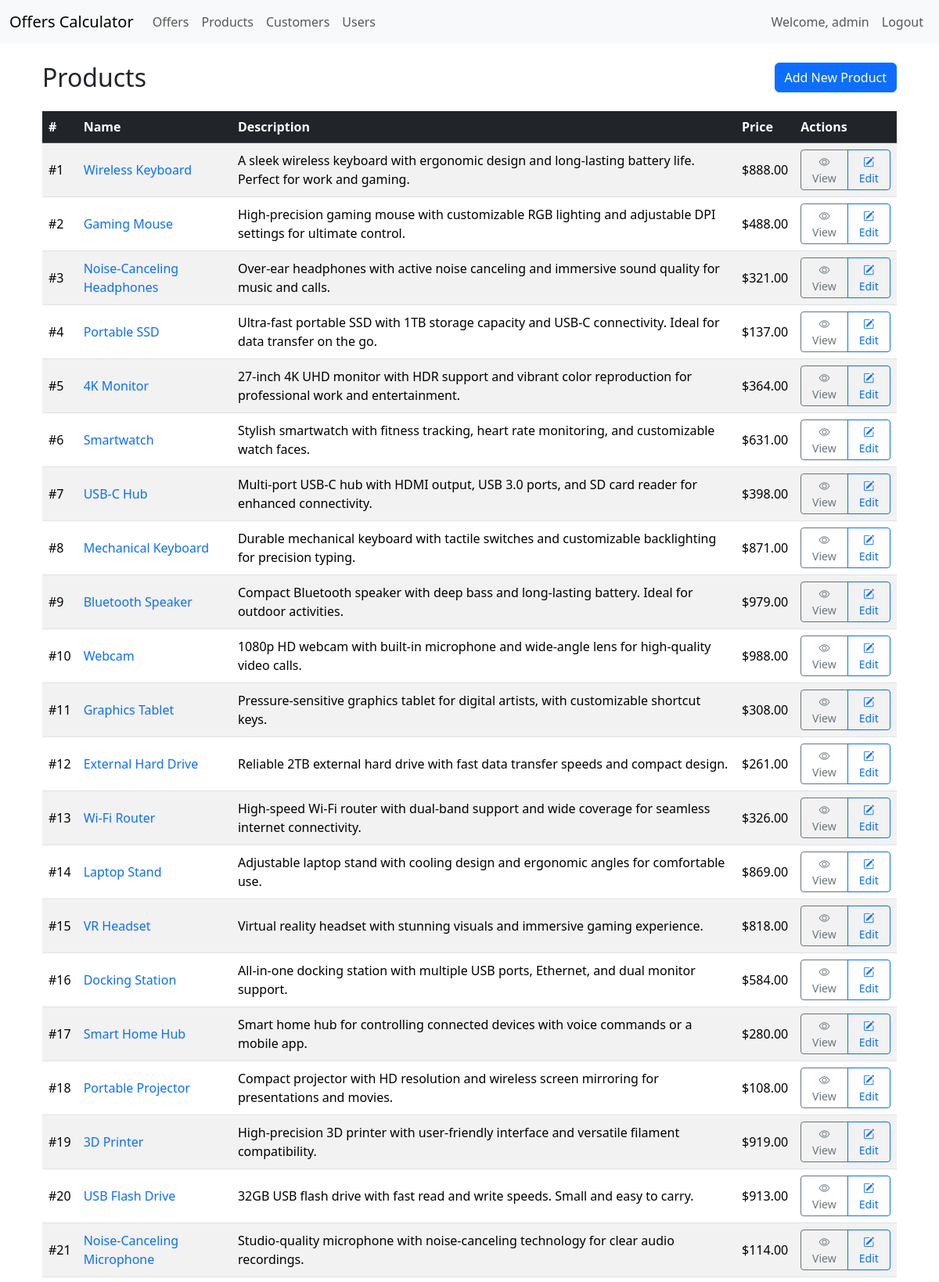
Screenshot of /products/ (signed in, upper part) with the database file from the repository.
### products/models.py (models this page shows, shortened)
class Product(models.Model):
    name = models.CharField(max_length=100)
    description = models.TextField(null=True, blank=True)
    price = models.DecimalField(max_digits=10, decimal_places=2)

### products/views.py (the view, shortened to what this page needs)
# urls.py: path('', views.product_list, name='product_list'),           # List all products
@login_required
def product_list(request):
    products = Product.objects.all()
    return render(request,
                  'products/product_list.html',
                  {'products': products})

### templates/products/product_list.html (shortened to what this page needs)
{% extends "base.html" %}
{% block content %}
<div class="container">
    <div class="row my-4 align-items-center">
        <div class="col-md-6">
            <h2 class="mb-0">Products</h2>
        </div>
        <div class="col-md-6 text-end">
            <a href="{% url 'product_create' %}" class="btn btn-primary">Add New Product</a>
        </div>
    </div>
    <div class="row">
        <div class="col">
            <table class="table table-striped table-hover align-middle">
                <thead class="table-dark">
                    <tr>
                        <th scope="col">#</th>
                        <th scope="col">Name</th>
                        <th scope="col">Description</th>
                        <th scope="col">Price</th>
                        <th scope="col">Actions</th>
                    </tr>
                </thead>
                <tbody>
                    {% for product in products %}
                    <tr>
                        <td>#{{ product.id }}</td>
                        <td><a href="{% url 'product_detail' product.id %}" class="text-decoration-none">{{ product.name }}</a></td>
                        <td>{{ product.description }}</td>
                        <td>${{ product.price }}</td>
                        <td>
                            <div class="btn-group" role="group">
                                <a href="{% url 'product_detail' product.id %}" class="btn btn-sm btn-outline-secondary">
                                    <i class="bi bi-eye"></i> View
                                </a>
                                <a href="{% url 'product_update' product.id %}" class="btn btn-sm btn-outline-primary">
                                    <i class="bi bi-pencil-square"></i> Edit
                                </a>
                            </div>
                        </td>
                    </tr>
                    {% endfor %}
                </tbody>
            </table>
        </div>
    </div>
</div>
{% endblock %}

### templates/base.html (shortened to what this page needs)
<!DOCTYPE html>
<html lang="en">
<head>
    {% load static %}
    <link href="https://cdn.jsdelivr.net/npm/bootstrap@5.3.3/dist/css/bootstrap.min.css"
          rel="stylesheet"
>
    <link href="https://cdn.jsdelivr.net/npm/bootstrap-icons/font/bootstrap-icons.css"
          rel="stylesheet">
    <link rel="stylesheet" href="{% static 'css/style.css' %}">
</head>
<body>
    <nav class="navbar navbar-expand-lg bg-body-tertiary">
        <div class="container-fluid">
            <a class="navbar-brand" href="{% url 'offer_list' %}">Offers Calculator</a>
            <div class="collapse navbar-collapse" id="navbarSupportedContent">
                <ul class="navbar-nav me-auto mb-2 mb-lg-0">
                    <li class="nav-item">
                        <a class="nav-link" href="{% url 'offer_list' %}">Offers</a>
                    </li>
                    <li class="nav-item">
                        <a class="nav-link" href="{% url 'product_list' %}">Products</a>
                    </li>
                    <li class="nav-item">
                        <a class="nav-link" href="{% url 'customer_list' %}">Customers</a>
                    </li>
                    <li class="nav-item">
                        <a class="nav-link" href="{% url 'user_list' %}">Users</a>
                    </li>
                </ul>
                <ul class="navbar-nav ms-auto">
                    {% if user.is_authenticated %}
                        <li class="nav-item">
                            <span class="nav-link">Welcome, {{ user.username }}</span>
                        </li>
                        <li class="nav-item">
                            <a class="nav-link" href="{% url 'user_logout' %}">Logout</a>
                        </li>
                    {% else %}
                        <li class="nav-item">
                            <a class="nav-link" href="{% url 'user_login' %}">Login</a>
                        </li>
                    {% endif %}
                </ul>
            </div>
        </div>
    </nav>
    <main class="container my-4">
        {% block content %}{% endblock %}
    </main>
</body>
</html>

### rows the page displays
Product: id "1", name "Wireless Keyboard", description "A sleek wireless keyboard with ergonomic design and long-lasting battery life. Perfect for work and gaming.", price "888.00"
Product: id "2", name "Gaming Mouse", description "High-precision gaming mouse with customizable RGB lighting and adjustable DPI settings for ultimate control.", price "488.00"
Product: id "3", name "Noise-Canceling Headphones", description "Over-ear headphones with active noise canceling and immersive sound quality for music and calls.", price "321.00"
Product: id "4", name "Portable SSD", description "Ultra-fast portable SSD with 1TB storage capacity and USB-C connectivity. Ideal for data transfer on the go.", price "137.00"
Product: id "5", name "4K Monitor", description "27-inch 4K UHD monitor with HDR support and vibrant color reproduction for professional work and entertainment.", price "364.00"
Product: id "6", name "Smartwatch", description "Stylish smartwatch with fitness tracking, heart rate monitoring, and customizable watch faces.", price "631.00"
Product: id "7", name "USB-C Hub", description "Multi-port USB-C hub with HDMI output, USB 3.0 ports, and SD card reader for enhanced connectivity.", price "398.00"
Product: id "8", name "Mechanical Keyboard", description "Durable mechanical keyboard with tactile switches and customizable backlighting for precision typing.", price "871.00"
Product: id "9", name "Bluetooth Speaker", description "Compact Bluetooth speaker with deep bass and long-lasting battery. Ideal for outdoor activities.", price "979.00"
Product: id "10", name "Webcam", description "1080p HD webcam with built-in microphone and wide-angle lens for high-quality video calls.", price "988.00"
Product: id "11", name "Graphics Tablet", description "Pressure-sensitive graphics tablet for digital artists, with customizable shortcut keys.", price "308.00"
Product: id "12", name "External Hard Drive", description "Reliable 2TB external hard drive with fast data transfer speeds and compact design.", price "261.00"
Product: id "13", name "Wi-Fi Router", description "High-speed Wi-Fi router with dual-band support and wide coverage for seamless internet connectivity.", price "326.00"
Product: id "14", name "Laptop Stand", description "Adjustable laptop stand with cooling design and ergonomic angles for comfortable use.", price "869.00"
Product: id "15", name "VR Headset", description "Virtual reality headset with stunning visuals and immersive gaming experience.", price "818.00"
Product: id "16", name "Docking Station", description "All-in-one docking station with multiple USB ports, Ethernet, and dual monitor support.", price "584.00"
Product: id "17", name "Smart Home Hub", description "Smart home hub for controlling connected devices with voice commands or a mobile app.", price "280.00"
Product: id "18", name "Portable Projector", description "Compact projector with HD resolution and wireless screen mirroring for presentations and movies.", price "108.00"
Product: id "19", name "3D Printer", description "High-precision 3D printer with user-friendly interface and versatile filament compatibility.", price "919.00"
Product: id "20", name "USB Flash Drive", description "32GB USB flash drive with fast read and write speeds. Small and easy to carry.", price "913.00"
Product: id "21", name "Noise-Canceling Microphone", description "Studio-quality microphone with noise-canceling technology for clear audio recordings.", price "114.00"

### other values shown
{{ user.username }} "admin"
